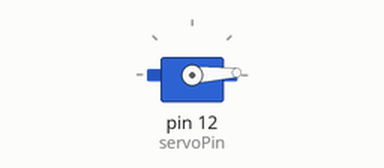
Simulated run of this sketch. Board: Arduino Uno, built with avr-gcc and run on an emulated ATmega328P. Parts: servo. What the sketch prints to the serial monitor is not drawn.

Above: at 0.05 s.
At 1.55 s:
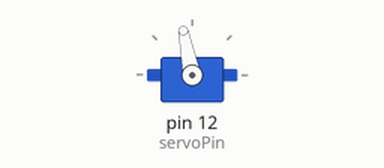
At 3.1 s:
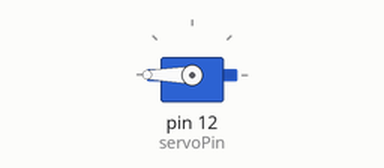
At 6.15 s:
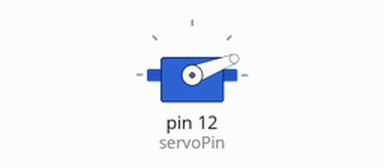
Timing chart, 0 to 9.7 s (numbered marks = the images above):
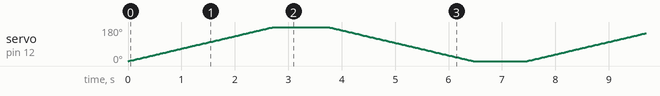

The sketch:

OPERATING_SERVO_WITH_ARDUINO.ino
```cpp
#include <Servo.h>

Servo myservo;

int servoPin = 12; // GPIO 12 on Arduino Uno

void setup() {
  Serial.begin(9600);
  myservo.attach(servoPin); // Attach the servo to pin 12
  Serial.println("Servo initialized on pin 12");
}

void loop() {
  // Move from 0 to 180 degrees
  for (int pos = 0; pos <= 180; pos++) {
    myservo.write(pos);
    delay(15);
  }

  delay(1000); // Pause at 180°

  // Move from 180 to 0 degrees
  for (int pos = 180; pos >= 0; pos--) {
    myservo.write(pos);
    delay(15);
  }

  delay(1000); // Pause at 0°
}
```
